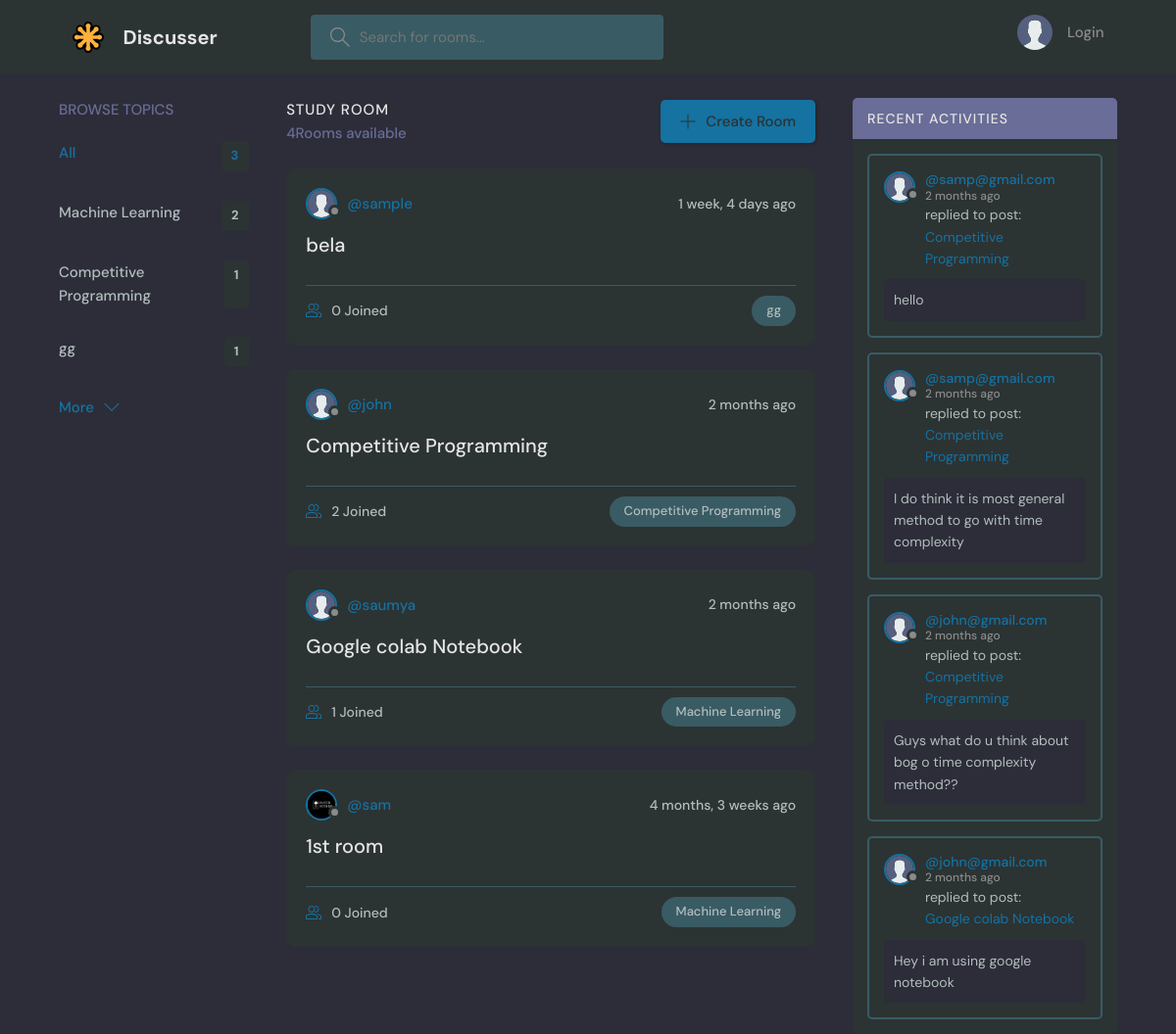
The page / on the database its author committed.
### base/models.py (models this page shows, shortened)
class Topic(models.Model):
    name=models.CharField(max_length = 200)

class Room(models.Model):
    host=models.ForeignKey(User, on_delete=models.SET_NULL,null=True)
    topic =models.ForeignKey(Topic, on_delete=models.SET_NULL,null=True)
    name = models.CharField(max_length = 200)
    description = models.TextField(null=True, blank=True)
    participants = models.ManyToManyField(User, related_name='participants',blank=True)
    updated = models.DateTimeField(auto_now = True)
    created = models.DateTimeField(auto_now_add = True)
    class Meta:
        ordering = ['-updated','-created']
    def __str__(self):
        return self.name

class User(AbstractUser):
    name = models.CharField(max_length = 200, null=True)
    email = models.EmailField(unique = True,null=True)
    bio = models.TextField(null=True)
    avatar = models.ImageField(null=True ,default="avatar.svg")
    USERNAME_FIELD = 'email'
    REQUIRED_FIELDS = ['username']

class Message(models.Model):
    user=models.ForeignKey(User, on_delete=models.CASCADE)
    room = models.ForeignKey(Room, on_delete=models.CASCADE)
    body = models.TextField()
    updated = models.DateTimeField(auto_now = True)
    created = models.DateTimeField(auto_now_add = True)
    class Meta:
        ordering = ['-updated','-created']

### base/views.py (the view)
# urls.py: path("",views.home,name='home'),
def home(request):
    q = request.GET.get('q') if request.GET.get('q') != None else ''
    rooms = Room.objects.filter(
     Q(topic__name__icontains = q)|
     Q(name__icontains=q)|Q(description__icontains=q))
    topic = Topic.objects.all()[0:5]
    room_count = rooms.count()
    room_messages = Message.objects.filter(Q(room__topic__name__icontains=q))
    context = {'rooms':rooms,'topics':topic,'room_count':room_count,'room_messages':room_messages}
    return render(request,'base/home.html',context)

### base/templates/base/home.html (shortened to what this page needs)
{% extends 'main.html' %} {% block content %}
<main class="layout layout--3">
  <div class="container">
    {% include 'base/topics_component.html' %}
    <div class="roomList">
      <div class="roomList__header">
        <div>
          <h2>Study Room</h2>
          <p>{{room_count}}Rooms available</p>
        </div>
        <a class="btn btn--main" href="/create-room">
          <svg
            version="1.1"
            xmlns="http://www.w3.org/2000/svg"
            width="32"
            height="32"
            viewBox="0 0 32 32"
          >
            <title>add</title>
            <path
              d="M16.943 0.943h-1.885v14.115h-14.115v1.885h14.115v14.115h1.885v-14.115h14.115v-1.885h-14.115v-14.115z"
            ></path>
          </svg>
          Create Room
        </a>
      </div>
      {% include 'base/feed_component.html' %}
    </div>
    {% include 'base/activity_component.html'%}
  </div>
</main>
{% endblock content%}

### base/templates/base/topics_component.html
<div class="topics">
  <div class="topics__header">
    <h2>Browse Topics</h2>
  </div>
  <ul class="topics__list">
    <li>
      <a href="/" class="active">All <span>{{topics.count}}</span></a>
    </li>
    {% for topic in topics %}
    <li>
      <a href="/?q={{topic.name}}"
        >{{topic.name}} <span>{{topic.room_set.all.count}}</span></a
      >
    </li>
    {% endfor %}
  </ul>
  <a class="btn btn--link" href="/topics">
    More
    <svg
      version="1.1"
      xmlns="http://www.w3.org/2000/svg"
      width="32"
      height="32"
      viewBox="0 0 32 32"
    >
      <title>chevron-down</title>
      <path d="M16 21l-13-13h-3l16 16 16-16h-3l-13 13z"></path>
    </svg>
  </a>
</div>

### base/templates/base/feed_component.html (shortened to what this page needs)
{% for room in rooms %}
<div class="roomListRoom">
  <div class="roomListRoom__header">
    <a href="/profile/{{room.host.id}}" class="roomListRoom__author">
      <div class="avatar avatar--small">
        <img src="{{room.host.avatar.url}}" />
      </div>
      <span>@{{room.host.username}}</span>
    </a>
    <div class="roomListRoom__actions">
      <span>{{room.created|timesince}} ago</span>
    </div>
  </div>
  <div class="roomListRoom__content">
    <a href="/room/{{room.id}}">{{room.name}}</a>
  </div>
  <div class="roomListRoom__meta">
    <a href="/room/{{room.id}}" class="roomListRoom__joined">
      {{room.participants.all.count}} Joined
    </a>
    <p class="roomListRoom__topic">{{room.topic.name}}</p>
  </div>
</div>
{%endfor%}

### base/templates/base/activity_component.html (shortened to what this page needs)
<div class="activities">
  <div class="activities__header">
    <h2>Recent Activities</h2>
  </div>
  {% for message in room_messages %}
  <div class="activities__box">
    <div class="activities__boxHeader roomListRoom__header">
      <a href="/profile/{{message.user.id}}" class="roomListRoom__author">
        <div class="avatar avatar--small">
          <img src="{{message.user.avatar.url}}" />
        </div>
        <p>
          @{{message.user}}
          <span>{{message.created|timesince}} ago</span>
        </p>
      </a>
    </div>
    <div class="activities__boxContent">
      <p>
        replied to post:<a href="/room/{{message.room.id}}">{{message.room}}</a>
      </p>
      <div class="activities__boxRoomContent">{{message.body}}</div>
    </div>
  </div>
  {% endfor %}
</div>

### rows shown on the page
Topic: name "Machine Learning", room_set.all.count "2"
Topic: name "Competitive Programming", room_set.all.count "1"
Topic: name "gg", room_set.all.count "1"
Room: host.avatar (placeholder picture), host.username "sample", created "1 week, 4 days", name "bela", participants.all.count "0", topic.name "gg"
Room: host.avatar (placeholder picture), host.username "john", created "2 months", name "Competitive Programming", participants.all.count "2", topic.name "Competitive Programming"
Room: host.avatar (placeholder picture), host.username "saumya", created "2 months", name "Google colab Notebook", participants.all.count "1", topic.name "Machine Learning"
Room: host.avatar (picture), host.username "sam", created "4 months, 3 weeks", name "1st room", participants.all.count "0", topic.name "Machine Learning"
Message: user.avatar (placeholder picture), user "samp@gmail.com", created "2 months", room "Competitive Programming", body "hello"
Message: user.avatar (placeholder picture), user "samp@gmail.com", created "2 months", room "Competitive Programming", body "I do think it is most general method to go with time complexity"
Message: user.avatar (placeholder picture), user "john@gmail.com", created "2 months", room "Competitive Programming", body "Guys what do u think about bog o time complexity method??"
Message: user.avatar (placeholder picture), user "john@gmail.com", created "2 months", room "Google colab Notebook", body "Hey i am using google notebook"

### other values the page prints
{{ topics.count }} "3"
{{ room_count }} "4"
